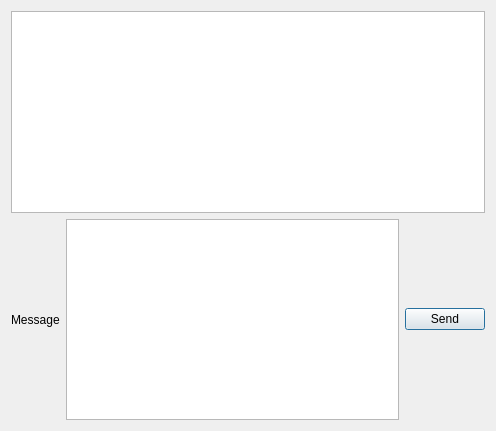
<?xml version="1.0" encoding="UTF-8"?>
<ui version="4.0">
 <class>DialogPublicChat</class>
 <widget class="QDialog" name="DialogPublicChat">
  <property name="geometry">
   <rect>
    <x>0</x>
    <y>0</y>
    <width>496</width>
    <height>431</height>
   </rect>
  </property>
  <property name="windowTitle">
   <string>Dialog</string>
  </property>
  <layout class="QVBoxLayout" name="verticalLayout">
   <item>
    <widget class="QTextBrowser" name="textBrowser"/>
   </item>
   <item>
    <layout class="QHBoxLayout" name="horizontalLayout">
     <item>
      <widget class="QLabel" name="labelMessage">
       <property name="text">
        <string>Message</string>
       </property>
      </widget>
     </item>
     <item>
      <widget class="QTextEdit" name="textEditMessage"/>
     </item>
     <item>
      <widget class="QPushButton" name="pushButtonSend">
       <property name="text">
        <string>Send</string>
       </property>
      </widget>
     </item>
    </layout>
   </item>
  </layout>
 </widget>
 <resources/>
 <connections/>
</ui>
